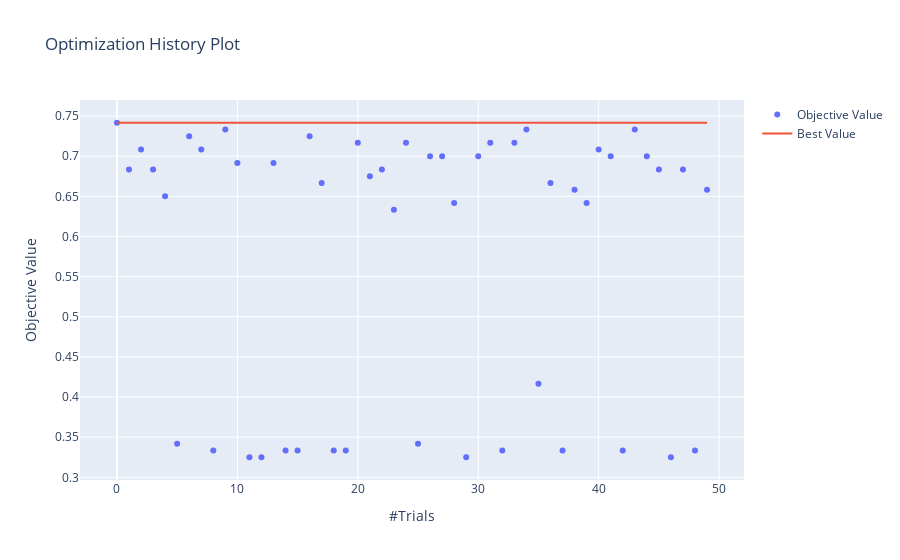

The cell this chart's notebook holds for it:
### Markdown cell above
## Random Sampler

### Code cell
optuna.visualization.plot_optimization_history(study)
